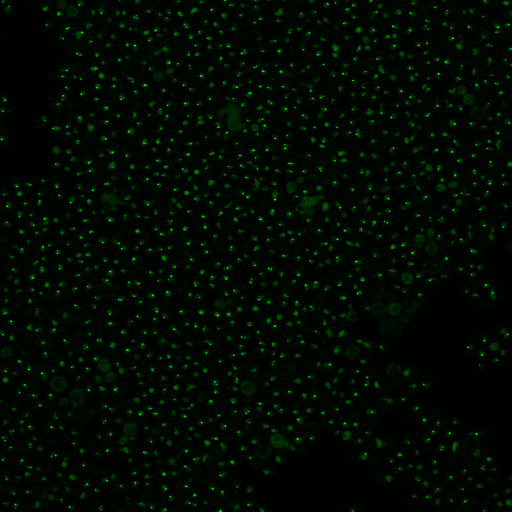
%> input picture Example Images/+granules/DY4756 -glucose nab3-gfp.png, 1024 x 1024 px (shown at 1/2 size)
$ octave granulinator_dead.m   (GNU Octave 9; MATLAB toolbox functions it lacks are replaced by stand-ins)
%> lines starting %> are read from the running program, lines starting %| are printed output that depends on the picture; in (x1, y1, x2, y2) boxes, pixels count from 0 and x2, y2 are one past the last pixel; in counts of white or black regions, pixels touching at a corner belong together; the program's own positions count from 1
%% Measure Nab Granules in a single time point
% This script is described in: Jeremy C. Hunn, Katherine M. Hutchinson, Joshua
% B. Kelley, Daniel Reines  AN ALGORITHM TO QUANTIFY INDUCIBLE PROTEIN CONDENSATES
% IN EUKARYOTIC CELLS. bioRxiv DOI:...
%
% This script takes two input images, one of which will be used to make individual
% masks for each cell (here the nucleus based on histone signal specifically,
% but whole cell masks could be used) and the other of which is the protein of
% interest (Nab) that will be assessed for granule formation. The default values
% below work for our Nab3 and histone images, but may need to be adjusted for
% other systems or conditions.
%
% The script will record the granules detected over a range of size cutoffs
% for granules and save that data as an excel file to help assess the appropriate
% parameters for scoring a granule.
%% Load images

% Variables that may require adjustment to adapt to individual data sets


nucthresh = 17;  % pick a nuclear mask intensity threshold
nucmaskmin = 40; % lower limit of contiguous pixels to be considered a nucleus;
numstddev = 3;   % minimum number of standard deviations above the mean a pixel needs to
% be to be considered part of a granule
ExcludeBrightPixels = 1; % set to 1 to exlude the brightest pixels from the mean calculation, set to 0 to skip this step
numbrightpixels = 10; % number of brightest pixels to omit from calculation of nuclear mask mean greater than
% or equal to 1
k=20; % upper limit of granule size

[nabname, nabpath] = uigetfile({'*.png';'*.tif'},'Select Nab Image');
%> the answer given: Example Images/+granules/DY4756 -glucose histone-RFP.png
[histname, histpath] = uigetfile({'*.png';'*.tif'},'Select Histone Image');
%> the answer given: Example Images/+granules/DY4756 -glucose nab3-gfp.png
fileoutput = uiputfile('*.xlsx','Choose Filename For Spreadsheet Output');
savespace = uiputfile('*.mat','Choose Filename For MATLAB Workspace');

histones = [];
nab = [];

histones = imread(fullfile(histpath, histname));
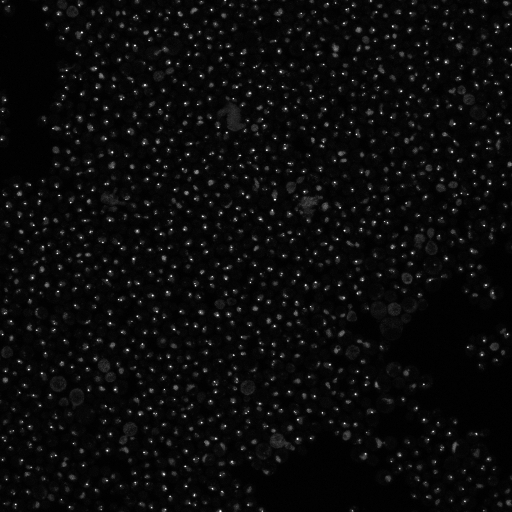
%> histones: size 1024x1024 uint8 (shown at 1/2 size); min 0, max 255, mean 10.4
nab = imread(fullfile(nabpath, nabname));
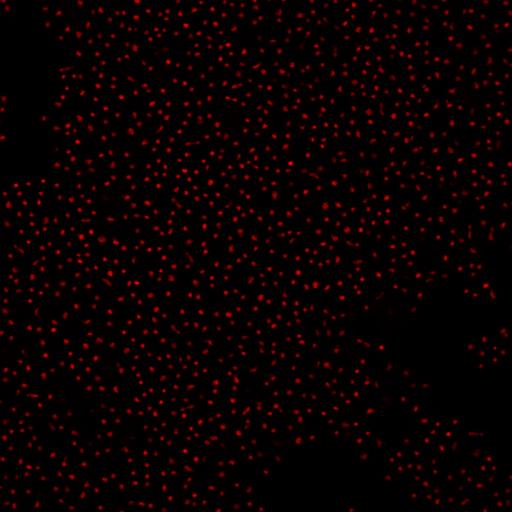
%> input picture Example Images/+granules/DY4756 -glucose histone-RFP.png, 1024 x 1024 px (shown at 1/2 size)
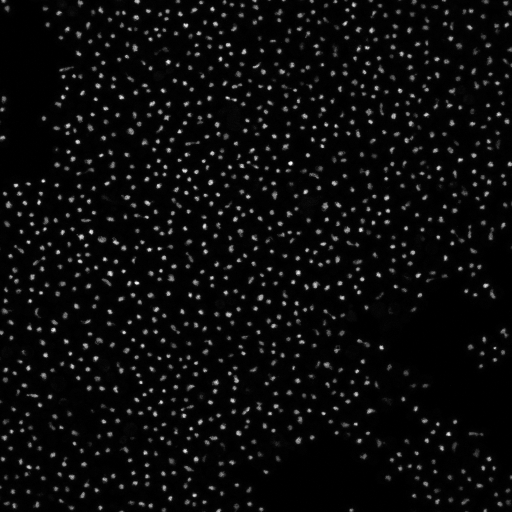
%> nab: size 1024x1024 uint8 (shown at 1/2 size); min 0, max 255, mean 11.1

%% Generate nuclear mask from histones


nuc = histones > nucthresh;
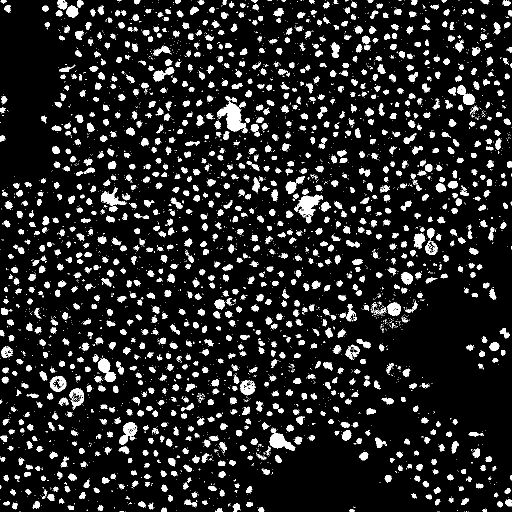
%> nuc: size 1024x1024 logical (shown at 1/2 size); 12.2% white; 4090 white regions (2922 under 20 px), largest, box (x1, y1, x2, y2) and area: (434, 202, 492, 263) 1654, (588, 389, 646, 432) 1204, (539, 857, 591, 901) 1042
nuc = bwmorph(nuc, 'open'); % this cleans up the edges of the masks
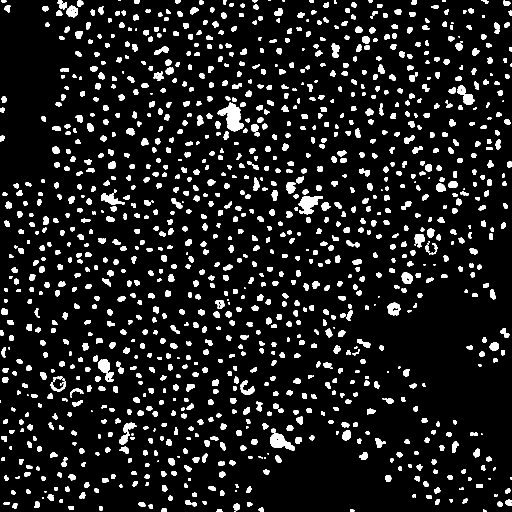
%> nuc: size 1024x1024 logical (shown at 1/2 size); 10.3% white; 1237 white regions (72 under 20 px), largest, box (x1, y1, x2, y2) and area: (435, 205, 488, 263) 1526, (597, 392, 646, 429) 1015, (540, 867, 590, 901) 936
nuc = bwareaopen(nuc, nucmaskmin); % this removes objects smaller than 40, real nuclei seem to be at least 50
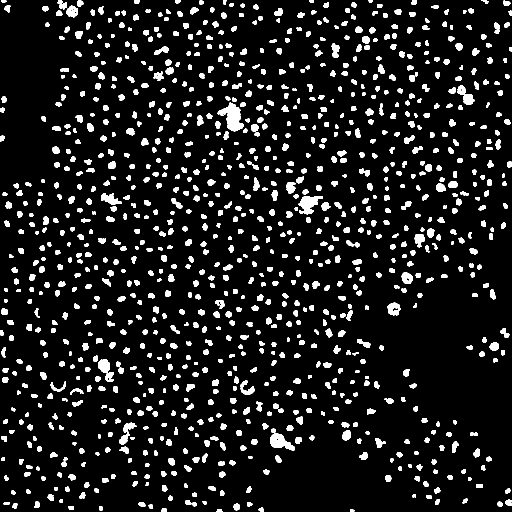
%> nuc: size 1024x1024 logical (shown at 1/2 size); 10% white; 1109 white regions, largest, box (x1, y1, x2, y2) and area: (435, 205, 488, 263) 1526, (597, 392, 646, 429) 1015, (540, 867, 590, 901) 936

figure()
imagesc(nuc)

nuccm = labelmatrix(bwconncomp(nuc));
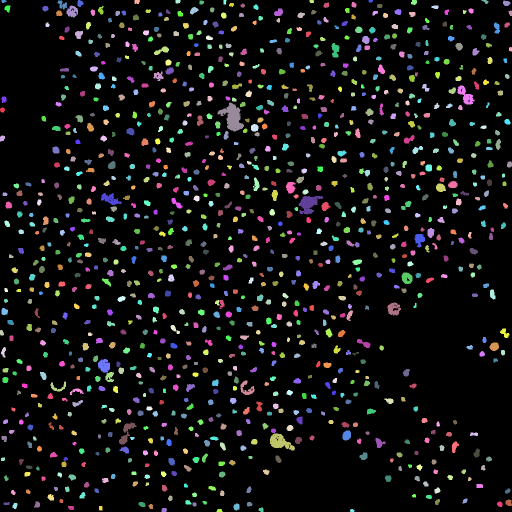
%> nuccm: size 1024x1024 uint16 (shown at 1/2 size); 1110 distinct labels, from 0 to 1109; one colour per label, 0 black

numnuc = max(max(nuccm)); %how many nuclei in the nuclear label mask?
%> numnuc = 1109

figure()
imagesc(nuccm)
%% Get Nab info for each nucleus

nabdata = [];
granarray=[];
nabdataoutput = [];

granulemask = zeros(size(nab));


for i = 1:max(max(nuccm));
    nabdata(i).identify = i;
    nabdata(i).nuc = nab(nuccm==i);
    nabdata(i).mean = mean(nabdata(i).nuc);
    nabdata(i).median = median(nabdata(i).nuc);
    nabdata(i).std = std(double(nabdata(i).nuc));

    if ExcludeBrightPixels ==1;
        nabdata(i).sorted = sort(nabdata(i).nuc, 'descend');
        %     if size(nabdata(i).sorted, 1) > 11;
        nabdata(i).top = nabdata(i).sorted(1:numbrightpixels);         % number of brightest pixels to omit from calculation of mean
        nabdata(i).bottom = nabdata(i).sorted(numbrightpixels+1:end);
        nabdata(i).bmean = mean(nabdata(i).bottom);
        nabdata(i).bstd = std(double(nabdata(i).bottom));
        nabdata(i).granthresh = nabdata(i).bmean + numstddev*nabdata(i).bstd;
    else
        nabdata(i).granthresh = nabdata(i).mean + numstddev*nabdata(i).std;
        nabdata(i).bmean = nabdata(i).mean;
    end


    nabdata(i).spot = bwconncomp((nuccm == i & nab > nabdata(i).granthresh));
    nabdata(i).spotnum = nabdata(i).spot.NumObjects;


end
%> after the loop, nabdata = 1109 items; first 5, identify, mean, median, std and bmean: 1 83.46 86 47.05 73.14, 2 98.02 102 50.75 88.7, 3 88.2 98 49.98 77.25, 4 6.36 7 3.15 5.82, 5 112.8 120 33.54 102.6

nabnuctotal = [];
for i = 1:numnuc;
    nabnuctotal(i)= nabdata(i).bmean;
end
%> after the loop, nabnuctotal = 1109 values, max 165.4 at index 183, min 2.09 at index 144, mean 75.28

nabnuctmean = mean(nabnuctotal);
%> nabnuctmean = 75.28
nabnuctstd = std(nabnuctotal);
%> nabnuctstd = 24.53

%> (the run ends here)
